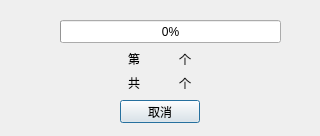
<?xml version="1.0" encoding="UTF-8"?>
<ui version="4.0">
 <class>Dialog</class>
 <widget class="QDialog" name="Dialog">
  <property name="geometry">
   <rect>
    <x>0</x>
    <y>0</y>
    <width>320</width>
    <height>136</height>
   </rect>
  </property>
  <property name="windowTitle">
   <string>更新进度</string>
  </property>
  <widget class="QPushButton" name="btn">
   <property name="geometry">
    <rect>
     <x>120</x>
     <y>100</y>
     <width>80</width>
     <height>23</height>
    </rect>
   </property>
   <property name="text">
    <string>取消</string>
   </property>
  </widget>
  <widget class="QProgressBar" name="pro_bar">
   <property name="geometry">
    <rect>
     <x>60</x>
     <y>20</y>
     <width>221</width>
     <height>23</height>
    </rect>
   </property>
   <property name="value">
    <number>0</number>
   </property>
  </widget>
  <widget class="QWidget" name="gridLayoutWidget">
   <property name="geometry">
    <rect>
     <x>128</x>
     <y>50</y>
     <width>71</width>
     <height>41</height>
    </rect>
   </property>
   <layout class="QGridLayout" name="gridLayout">
    <item row="0" column="0">
     <widget class="QLabel" name="label">
      <property name="text">
       <string>第</string>
      </property>
     </widget>
    </item>
    <item row="0" column="1">
     <widget class="QLabel" name="now">
      <property name="text">
       <string/>
      </property>
     </widget>
    </item>
    <item row="1" column="1">
     <widget class="QLabel" name="all">
      <property name="text">
       <string/>
      </property>
     </widget>
    </item>
    <item row="1" column="0">
     <widget class="QLabel" name="label_2">
      <property name="text">
       <string>共</string>
      </property>
     </widget>
    </item>
    <item row="0" column="2">
     <widget class="QLabel" name="label_3">
      <property name="text">
       <string>个</string>
      </property>
     </widget>
    </item>
    <item row="1" column="2">
     <widget class="QLabel" name="label_4">
      <property name="text">
       <string>个</string>
      </property>
     </widget>
    </item>
   </layout>
  </widget>
 </widget>
 <resources/>
 <connections>
  <connection>
   <sender>btn</sender>
   <signal>clicked()</signal>
   <receiver>Dialog</receiver>
   <slot>cancel_update()</slot>
   <hints>
    <hint type="sourcelabel">
     <x>160</x>
     <y>68</y>
    </hint>
    <hint type="destinationlabel">
     <x>235</x>
     <y>47</y>
    </hint>
   </hints>
  </connection>
 </connections>
 <slots>
  <slot>cancel_update()</slot>
 </slots>
</ui>
